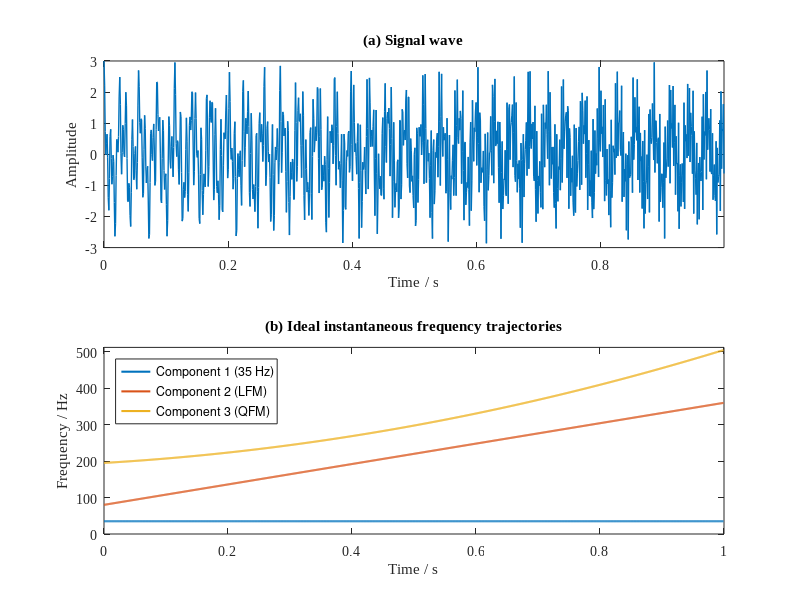

Reproduce this figure in MATLAB. (Note: this script raises an error after producing the figure.)
% =========================================================================
% Demonstration of key limitations of short-time Fourier transform (STFT):
% 1. Non-concentrated time-frequency energy distribution
% 2. Amplitude loss
% This demonstration was written by Yabo Wang at Xidian University
% =========================================================================
clc;clear;close all
%% Basic parameters
fs=1024; % Sampling frequency (Hz)
N=1; % Signal duration set to 1s
time=0:1/fs:N-1/fs; % Time vector
Nt=length(time); % Number of sampling points
fre=(0:(Nt-1)/2)/Nt*2*fs/2; % Frequency vector

%% Signal model: multi-component signal
a=1; % Constant amplitude of 1 for all signal components
s1= a*cos(2*pi*(35*time)); % Component 1: Fixed frequency (35 Hz) signal
s2= a*cos(2*pi*( 80*time+140*time.^2)); % Component 2: Linear frequency modulated (LFM) signal
s3= a*cos(2*pi*( 195*time+50*time.^2+70*time.^3)); % Component 3: Quadratic frequency modulated (QFM) signal
s=s1'+s2'+s3';

%% Ideal instantaneous frequencies (IF) for each signal component
IF1(1,1:Nt)=35; % IF of signal component 1
IF2=80+280*time; % IF of signal component 2
IF3=195+100*time+210*time.^2; % IF of signal component 3

%% Signal waveform and instantaneous frequencies
figure;
subplot(2,1,1)
plot(time,s,'linewidth',1);
xlabel('Time / s');ylabel('Amplitude');
xlim([0 max(time)]);
title('(a) Signal wave');
set(gca, 'FontSize', 10, 'Fontname', 'Times New Roman');

subplot(2,1,2)
plot(time,IF1,'linewidth',1.5);
hold on;
plot(time,IF2,'linewidth',1.5);
plot(time,IF3,'linewidth',1.5);
hold off;
xlabel('Time / s');ylabel('Frequency / Hz');
ylim([0 fs/2]);
title('(b) Ideal instantaneous frequency trajectories');
legend('Component 1 (35 Hz)','Component 2 (LFM)','Component 3 (QFM)',"Location","northwest");
set(gca, 'FontSize', 10, 'Fontname', 'Times New Roman');

%% STFT
w_length=170; % Window length
[tfr] = STFT_Y(s,w_length); % STFT

% The time-frequency representation (TFR) result of STFT
figure;
imagesc(time,fre,abs(tfr));
xlabel('Time / s');ylabel('Frequency / Hz');
title('The TFR result of STFT');
axis xy;
caxis([0 1]);
set(gca, 'FontSize', 10, 'Fontname', 'Times New Roman');

% 3D visualization of STFT
figure
mesh(time,fre,abs(tfr),'LineWidth', 1);
xlabel('Time / s');ylabel('Frequency / Hz');
zlabel('Amplitude');
xlim([0 max(time)]);
ylim([0 max(fre)]);
zlim([0 1]);
axis xy
shading interp;
set(gcf, 'Color', 'white');
view(-19,72)
caxis([0 1]);
title('The 3D view of TFR');
set(gca, 'FontSize', 10, 'Fontname', 'Times New Roman');

%% Frequency slice analysis (TFR slices at specific time points)
% Key amplitude characteristics note
% All signal components exhibit energy diffusion
% Component 1 (35 Hz): Almost no amplitude loss, only energy diffusion
% Component 2 (LFM): Constant amplitude loss
% Component 3 (QFM): Amplitude loss that increases over time
figure
% Slice 1: First time point
f_slice1=100;
t1=time(f_slice1); % 0.0967s
subplot(2,2,1)
plot(fre,abs(tfr(:,f_slice1)),"LineWidth",1.5);
hold on
xlim([0 max(fre)]);
ylim([0 1]);
xlabel('Frequency / Hz');ylabel('Amplitude');
title(['(a) The frequency slice at ', num2str(t1, '%.4f'), 's']);
set(gca, 'FontSize', 10, 'Fontname', 'Times New Roman');

% Slice 2: Second time point
f_slice2=350;
t2=time(f_slice2); % 0.3408s
subplot(2,2,2)
plot(fre,abs(tfr(:,f_slice2)),"LineWidth",1.5);
xlim([0 max(fre)]);
ylim([0 1]);
xlabel('Frequency / Hz');ylabel('Amplitude');
title(['(b) The frequency slice at ', num2str(t2, '%.4f'), 's']);
set(gca, 'FontSize', 10, 'Fontname', 'Times New Roman');

% Slice 3: Third time point
f_slice3=700;
t3=time(f_slice3); % 0.6826s
subplot(2,2,3)
plot(fre,abs(tfr(:,f_slice3)),"LineWidth",1.5);
xlim([0 max(fre)]);
ylim([0 1]);
xlabel('Frequency / Hz');ylabel('Amplitude');
title(['(c) The frequency slice at ', num2str(t3, '%.4f'), 's']);
set(gca, 'FontSize', 10, 'Fontname', 'Times New Roman');

% Slice 4: Fourth time point
f_slice4=950;
t4=time(f_slice4); % 0.9268s
subplot(2,2,4)
plot(fre,abs(tfr(:,f_slice4)),"LineWidth",1.5);
hold off
xlim([0 max(fre)]);
ylim([0 1]);
xlabel('Frequency / Hz');ylabel('Amplitude');
title(['(d) The frequency slice at ', num2str(t4, '%.4f'), 's']);
set(gca, 'FontSize', 10, 'Fontname', 'Times New Roman');
set(gca, 'FontSize', 10, 'Fontname', 'Times New Roman');